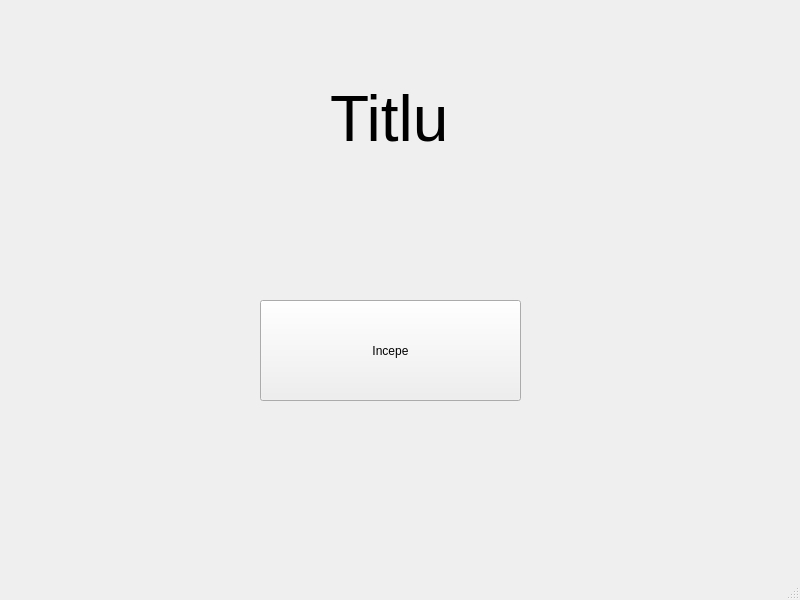
<?xml version="1.0" encoding="UTF-8"?>
<ui version="4.0">
 <class>MainWindow</class>
 <widget class="QMainWindow" name="MainWindow">
  <property name="geometry">
   <rect>
    <x>0</x>
    <y>0</y>
    <width>800</width>
    <height>600</height>
   </rect>
  </property>
  <property name="windowTitle">
   <string>MainWindow</string>
  </property>
  <widget class="QWidget" name="centralwidget">
   <widget class="QToolButton" name="Incepe">
    <property name="geometry">
     <rect>
      <x>260</x>
      <y>300</y>
      <width>261</width>
      <height>101</height>
     </rect>
    </property>
    <property name="minimumSize">
     <size>
      <width>261</width>
      <height>101</height>
     </size>
    </property>
    <property name="toolTip">
     <string>&lt;html&gt;&lt;head/&gt;&lt;body&gt;&lt;p&gt;&lt;br/&gt;&lt;/p&gt;&lt;/body&gt;&lt;/html&gt;</string>
    </property>
    <property name="text">
     <string>Incepe</string>
    </property>
   </widget>
   <widget class="QLabel" name="Titlu">
    <property name="geometry">
     <rect>
      <x>330</x>
      <y>70</y>
      <width>131</width>
      <height>101</height>
     </rect>
    </property>
    <property name="text">
     <string>&lt;html&gt;&lt;head/&gt;&lt;body&gt;&lt;p&gt;&lt;span style=&quot; font-size:48pt;&quot;&gt;Titlu&lt;/span&gt;&lt;/p&gt;&lt;/body&gt;&lt;/html&gt;</string>
    </property>
   </widget>
  </widget>
  <widget class="QStatusBar" name="statusbar"/>
 </widget>
 <resources/>
 <connections/>
</ui>
